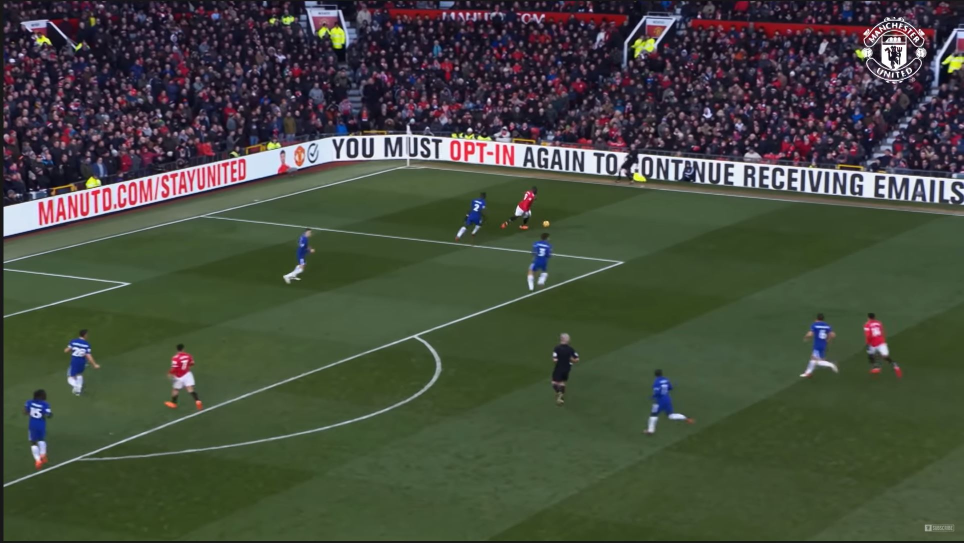
#> input picture images/Capture.JPG, 1927 x 1086 px (shown at 1/2 size)
$ python -i Line_Finding.py   (imports and definitions only)
#> lines starting #> are read from the running program, lines starting #| are printed output that depends on the picture; after the words box and inside, x2 and y2 are one past the last pixel; in counts of white or black regions, pixels touching at a corner belong together
import cv2
import math
import numpy as np
import statistics
import matplotlib.pyplot as plt

# [46 lines left out: functions trial, trial2, not called in this run]

def trial3(img1):
    #img1 = cv.imread('box.png',cv.IMREAD_GRAYSCALE)          # queryImage
    img2 = cv2.imread('images/field.jpg',cv2.IMREAD_GRAYSCALE) # trainImage
    # Initiate ORB detector
    orb = cv2.ORB_create()
    # find the keypoints and descriptors with ORB
    kp1, des1 = orb.detectAndCompute(img1,None)
    kp2, des2 = orb.detectAndCompute(img2,None)
    # create BFMatcher object
    bf = cv2.BFMatcher(cv2.NORM_HAMMING, crossCheck=True)
    # Match descriptors.
    matches = bf.match(des1,des2)
    # Sort them in the order of their distance.
    matches = sorted(matches, key = lambda x:x.distance)
    # Draw first 10 matches.
    img3 = cv2.drawMatches(img1,kp1,img2,kp2,matches[:10],None,flags=cv2.DrawMatchesFlags_NOT_DRAW_SINGLE_POINTS)
    plt.imshow(img3),plt.show()

def findLines(image):
    gray = cv2.cvtColor(image,cv2.COLOR_BGR2GRAY)
    edges = cv2.Canny(gray,50,200,apertureSize = 3)
    tempImage = image.copy()

    lines = cv2.HoughLines(edges,1,np.pi/180,150)
    for i in range(0, len(lines)):
        rho = lines[i][0][0]
        theta = lines[i][0][1]
        a = math.cos(theta)
        b = math.sin(theta)
        x0 = a * rho
        y0 = b * rho
        pt1 = (int(x0 + 1000*(-b)), int(y0 + 1000*(a)))
        pt2 = (int(x0 - 1000*(-b)), int(y0 - 1000*(a)))
        cv2.line(tempImage,pt1,pt2,(0,0,255),2)

    newLines = segment_by_angle_kmeans(lines)
    for i in range(0, len(newLines[0])):
        rho = newLines[0][i][0][0]
        theta = newLines[0][i][0][1]
        a = math.cos(theta)
        b = math.sin(theta)
        x0 = a * rho
        y0 = b * rho
        pt1 = (int(x0 + 1000*(-b)), int(y0 + 1000*(a)))
        pt2 = (int(x0 - 1000*(-b)), int(y0 - 1000*(a)))
        cv2.line(tempImage,pt1,pt2,(0,255,0),2)

    temp1 = [list(x[0]) for x in newLines[0]]
    temp2 = [list(x[0]) for x in newLines[1]]

    av1 = (statistics.median([x[0] for x in temp1]), statistics.median([x[1] for x in temp1]))
    av2 = (statistics.median([x[0] for x in temp2]), statistics.median([x[1] for x in temp2]))

    rho = av1[0]
    theta = av1[1]
    a = math.cos(theta)
    b = math.sin(theta)
    x0 = a * rho
    y0 = b * rho
    pt1 = (int(x0 + 1000*(-b)), int(y0 + 1000*(a)))
    pt2 = (int(x0 - 1000*(-b)), int(y0 - 1000*(a)))
    cv2.line(tempImage,pt1,pt2,(255,255,0),2)

    rho = av2[0]
    theta = av2[1]
    a = math.cos(theta)
    b = math.sin(theta)
    x0 = a * rho
    y0 = b * rho
    pt1 = (int(x0 + 1000*(-b)), int(y0 + 1000*(a)))
    pt2 = (int(x0 - 1000*(-b)), int(y0 - 1000*(a)))
    cv2.line(tempImage,pt1,pt2,(255,255,0),2)

    points1 = [intersection([av1], [[av2[0]+20,av2[1]]]),
        intersection([av1], [[av2[0]-20,av2[1]]]),
        intersection([av2], [[av1[0]+20,av1[1]]]),
        intersection([av2], [[av1[0]-20,av1[1]]])]
    points1 = order_points(np.asarray([(x[0][0], x[0][1]) for x in points1], dtype=np.float32))
    points2 = np.asarray([(512,364), (532, 384), (512, 404), (492, 384)], dtype=np.float32)

    print (points1)
    M = cv2.getPerspectiveTransform(points1, points2)
    image = findFinalLines(image, M)

    intersections = segmented_intersections(newLines)
    for i in intersections:
        cv2.circle(tempImage, (i[0][0],i[0][1]), radius=3, color=(255, 0, 0), thickness=3)

    cv2.imshow("Gray", tempImage)
    return (image)

def findFinalLines(img, M):
    image = img.copy()
    gray = cv2.cvtColor(image,cv2.COLOR_BGR2GRAY)
    edges = cv2.Canny(gray,50,200,apertureSize = 3)
    cv2.imshow("edges", edges)
    #lines = cv2.HoughLinesP(edges, 1, np.pi / 180, 100, None, 100, 50)
    lines = cv2.HoughLinesP(edges,1,np.pi/180,threshold = 100,minLineLength = 100,maxLineGap = 10)

    for line in lines:
        x1, y1, x2, y2 = line[0]
        cv2.line(image, (x1, y1), (x2, y2), (255, 0, 0), 3)
    cv2.imshow("FinalLines", image)

    image = cv2.warpPerspective(image, M, (1024, 768))
    thresh = cv2.inRange(image, (255,0,0), (255,0,0))
    thresh = cv2.bitwise_not(thresh)
    thresh = cv2.medianBlur(thresh, 7)
    cv2.imshow("FinalLines", thresh)
    trial3(thresh)
    return (image)


# [17 lines left out: function findCircles, not called in this run]

from collections import defaultdict
def segment_by_angle_kmeans(lines, k=2, **kwargs):
    """Groups lines based on angle with k-means.

    Uses k-means on the coordinates of the angle on the unit circle
    to segment `k` angles inside `lines`.
    """

    # Define criteria = (type, max_iter, epsilon)
    default_criteria_type = cv2.TERM_CRITERIA_EPS + cv2.TERM_CRITERIA_MAX_ITER
    criteria = kwargs.get('criteria', (default_criteria_type, 10, 1.0))
    flags = kwargs.get('flags', cv2.KMEANS_RANDOM_CENTERS)
    attempts = kwargs.get('attempts', 10)

    # returns angles in [0, pi] in radians
    angles = np.array([line[0][1] for line in lines])
    # multiply the angles by two and find coordinates of that angle
    pts = np.array([[np.cos(2*angle), np.sin(2*angle)]
                    for angle in angles], dtype=np.float32)

    # run kmeans on the coords
    labels, centers = cv2.kmeans(pts, k, None, criteria, attempts, flags)[1:]
    labels = labels.reshape(-1)  # transpose to row vec

    # segment lines based on their kmeans label
    segmented = defaultdict(list)
    for i, line in zip(range(len(lines)), lines):
        segmented[labels[i]].append(line)
    segmented = list(segmented.values())
    return segmented

def intersection(line1, line2):
    """Finds the intersection of two lines given in Hesse normal form.

    Returns closest integer pixel locations.
    See https://stackoverflow.com/a/383527/5087436
    """
    rho1, theta1 = line1[0]
    rho2, theta2 = line2[0]
    A = np.array([
        [np.cos(theta1), np.sin(theta1)],
        [np.cos(theta2), np.sin(theta2)]
    ])
    b = np.array([[rho1], [rho2]])
    x0, y0 = np.linalg.solve(A, b)
    x0, y0 = int(np.round(x0)), int(np.round(y0))
    return [[x0, y0]]


# [11 lines left out: function segmented_intersections, not called in this run]

def order_points(pts):
	rect = np.zeros((4, 2), dtype = "float32")
	s = pts.sum(axis = 1)
	rect[0] = pts[np.argmin(s)]
	rect[2] = pts[np.argmax(s)]
	diff = np.diff(pts, axis = 1)
	rect[1] = pts[np.argmin(diff)]
	rect[3] = pts[np.argmax(diff)]
	return rect

>>> import cv2
>>> picture = cv2.imread('images/Capture.JPG')
#> picture is the input picture: shape (1086, 1927, 3); mean B, G, R 61.9, 75, 69.6
>>> result = findLines(picture)
#> in findLines, `edges = cv2.Canny(gray,50,200,apertureSize = 3)`:
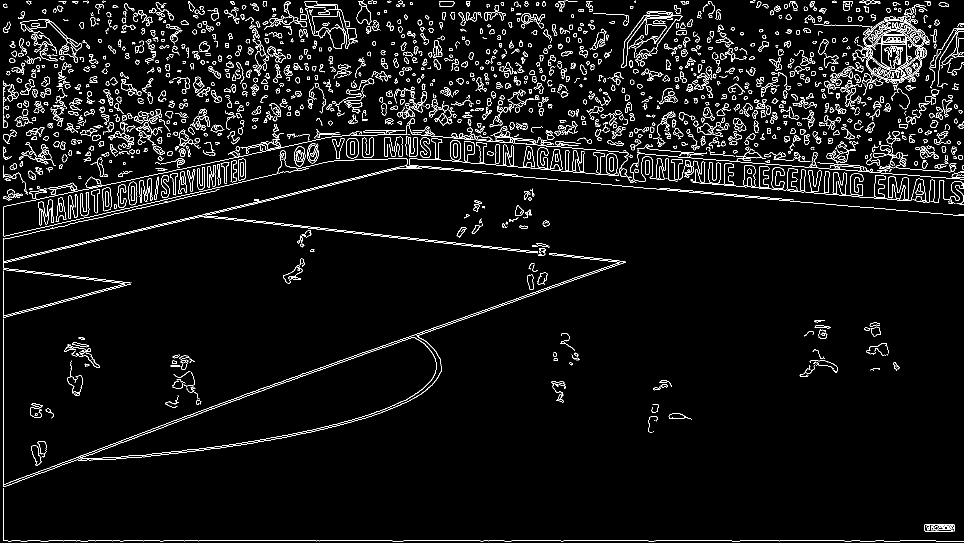
#> edges: shape (1086, 1927) (shown at 1/2 size); 4.7% white in thin lines or dots
#> in findLines, `lines = cv2.HoughLines(edges,1,np.pi/180,150)`: lines = 1857 rows, first 8: [1081, 1.57], [242, 1.66], [262, 1.66], [406, 1.36], [463, 1.34], [913, 1.22], [509, 1.34], [468, 1.34]
#> the loop in findLines, `for i in range(0, len(lines)):` made 1857 passes
#> (rho, theta, a, b, x0, y0, pt1, pt2) on passes 1 to 3: (1081, 1.57, -4.37e-08, 1, -4.73e-05, 1081, (-1000, 1080), (999, 1081)), (242, 1.66, -0.0872, 0.996, -21.09, 241.1, (-1017, 153), (975, 328)), (262, 1.66, -0.0872, 0.996, -22.83, 261, (-1019, 173), (973, 348))
#> after the loop in findLines, `for i in range(0, len(lines)):`:
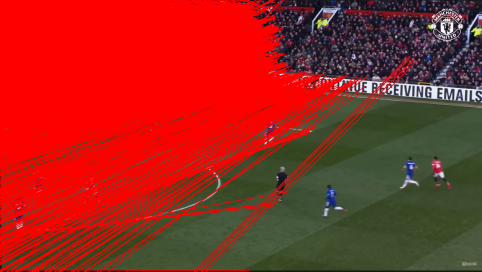
#> tempImage: shape (1086, 1927, 3) (shown at 1/4 size); mean B, G, R 30.4, 39.7, 153.8
#> in segment_by_angle_kmeans, `default_criteria_type = cv2.TERM_CRITERIA_EPS + cv2.TERM_CRITERIA_MAX_..`: default_criteria_type = 3
#> in segment_by_angle_kmeans, `criteria = kwargs.get('criteria', (default_criteria_type, 10, 1.0))`: criteria = (3, 10, 1)
#> in segment_by_angle_kmeans, `flags = kwargs.get('flags', cv2.KMEANS_RANDOM_CENTERS)`: flags = 0
#> in segment_by_angle_kmeans, `angles = np.array([line[0][1] for line in lines])`: angles = 1857 values, max 2.36 at index 1515, min 0 at index 8, mean 1.51
#> in segment_by_angle_kmeans, `pts = np.array([[np.cos(2*angle), np.sin(2*angle)] for angle in angles..`: pts = 1857 pairs, first value -1 to 1, second value -1 to 1
#> in segment_by_angle_kmeans, `labels, centers = cv2.kmeans(pts, k, None, criteria, attempts, flags)[..`: labels = 1857 values, max 1 at index 3, min 0 at index 0, mean 0.435; centers = [[-0.954, -0.186], [-0.831, 0.486]]
#> the loop in segment_by_angle_kmeans, `for i, line in zip(range(len(lines)), lines):` made 1857 passes
#> in findLines, `newLines = segment_by_angle_kmeans(lines)`: newLines = 2 items
#> the loop in findLines, `for i in range(0, len(newLines[0])):` made 1049 passes
#> in findLines, `cv2.line(tempImage,pt1,pt2,(255,255,0),2)`:
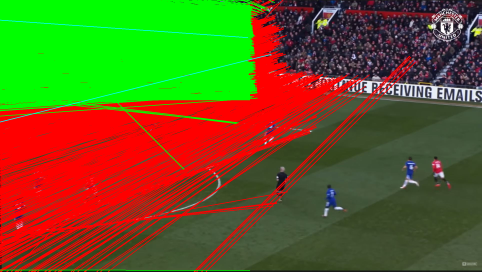
#> tempImage: shape (1086, 1927, 3) (shown at 1/4 size); mean B, G, R 31.2, 92.2, 101.3
#| [[1208.  166.]
#|  [1335.  155.]
#|  [1337.  175.]
#|  [1210.  186.]]
#> the loop in findFinalLines, `for line in lines:` made 114 passes
#> line on passes 1 to 8: [[176, 1081, 784, 1081]], [[1666, 389, 1814, 401]], [[330, 852, 682, 724]], [[1593, 403, 1924, 431]], [[137, 443, 575, 342]], [[7, 413, 668, 273]], [[599, 385, 718, 357]], [[393, 432, 668, 461]]
#> after the loop in findFinalLines, `for line in lines:`:
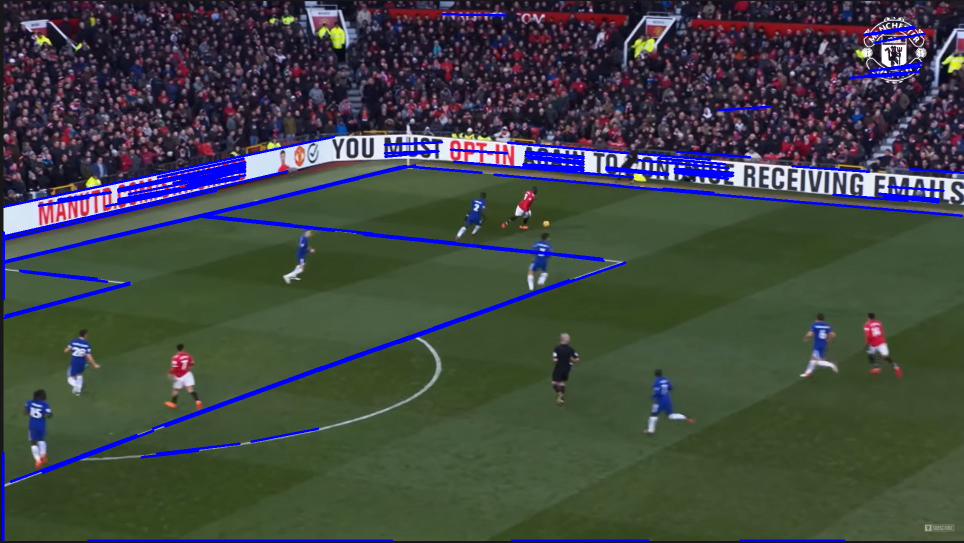
#> image: shape (1086, 1927, 3) (shown at 1/2 size); 3.91% of pixels changed, all inside (x1, y1, x2, y2) = (4, 26, 1927, 1084)
#> in findFinalLines, `image = cv2.warpPerspective(image, M, (1024, 768))`:
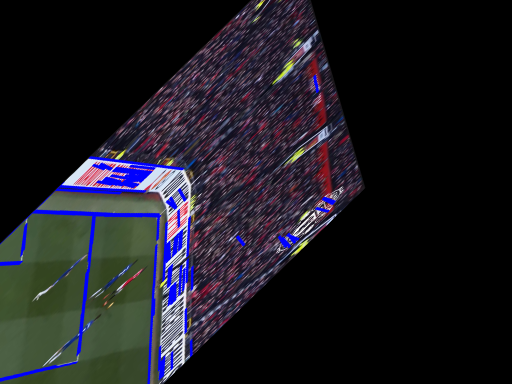
#> image: shape (768, 1024, 3) (shown at 1/2 size); mean B, G, R 34.1, 27.3, 28.7
#> in findFinalLines, `thresh = cv2.medianBlur(thresh, 7)`:
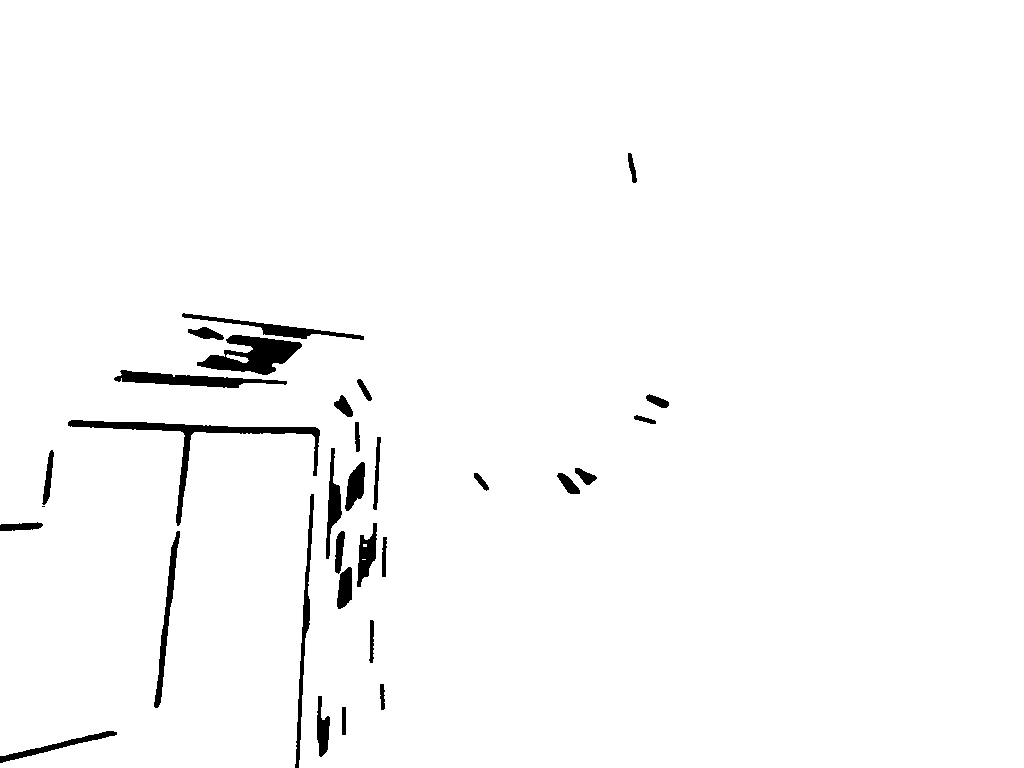
#> thresh: shape (768, 1024); 97.9% white; 31 black regions (1 under 20 px), largest, box (x1, y1, x2, y2) and area: (68, 420, 320, 526) 2440, (197, 335, 302, 375) 2204, (114, 370, 287, 388) 1435
#> (the run stopped early here; a loop or call above may not have finished)

$ run again, on images/center.jpg
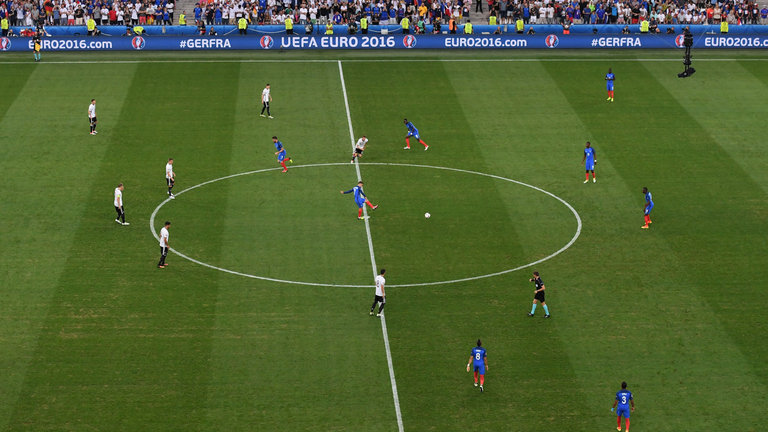
#> input picture images/center.jpg, 768 x 432 px
#> picture is the input picture: shape (432, 768, 3); mean B, G, R 50.1, 99.3, 79.5
#> in findLines, `edges = cv2.Canny(gray,50,200,apertureSize = 3)`:
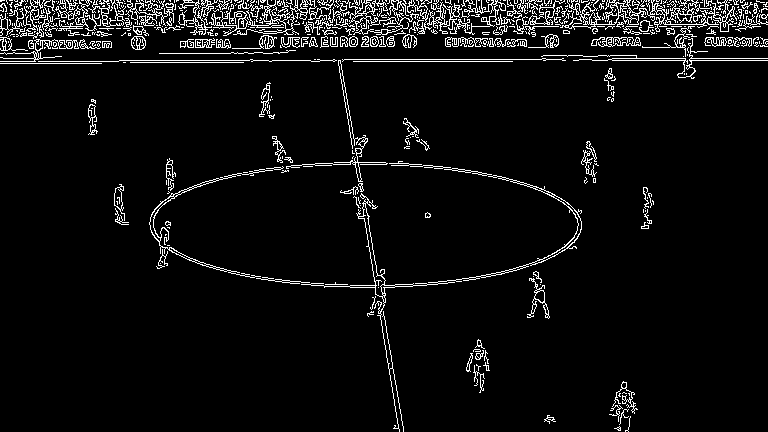
#> edges: shape (432, 768); 5.6% white in thin lines or dots
#> lines = 108 rows, first 8: [60, 1.57], [24, 1.57], [26, 1.57], [8, 1.57], [1, 1.59], [27, 1.55], [0, 1.61], [3, 1.57]
#> the loop in findLines, `for i in range(0, len(lines)):` made 108 passes
#> (rho, theta, a, b, x0, y0, pt1, pt2) on passes 1 to 7: (60, 1.57, -4.37e-08, 1, -2.62e-06, 60, (-1000, 59), (999, 60)), (24, 1.57, -4.37e-08, 1, -1.05e-06, 24, (-1000, 23), (999, 24)), (26, 1.57, -4.37e-08, 1, -1.14e-06, 26, (-1000, 25), (999, 26)), (8, 1.57, -4.37e-08, 1, -3.5e-07, 8, (-1000, 7), (999, 8)), (1, 1.59, -0.0175, 1, -0.0175, 1, (-999, -16), (999, 18)), (27, 1.55, 0.0175, 1, 0.471, 27, (-999, 44), (1000, 9)), (0, 1.61, -0.0349, 0.999, 0, 0, (-999, -34), (999, 34))
#> default_criteria_type = 3
#> criteria = (3, 10, 1)
#> flags = 0
#> angles = 108 values, max 2.98 at index 70, min 1.43 at index 97, mean 1.61
#> pts = 108 pairs, first value -1 to 0.951, second value -0.342 to 0.276
#> labels = 108 values, max 1 at index 70, min 0 at index 0, mean 0.0185; centers = [[-0.99, -0.0213], [0.945, -0.326]]
#> the loop in segment_by_angle_kmeans, `for i, line in zip(range(len(lines)), lines):` made 108 passes
#> newLines = 2 items
#> the loop in findLines, `for i in range(0, len(newLines[0])):` made 106 passes
#| [[330.   4.]
#|  [354.  24.]
#|  [337.  44.]
#|  [313.  23.]]
#> the loop in findFinalLines, `for line in lines:` made 65 passes
#> line on passes 1 to 8: [[119, 60, 343, 60]], [[487, 24, 767, 24]], [[481, 18, 649, 15]], [[198, 6, 766, 16]], [[0, 5, 554, 5]], [[7, 2, 767, 2]], [[0, 26, 109, 26]], [[0, 0, 744, 0]]
#> in findFinalLines, `thresh = cv2.medianBlur(thresh, 7)`:
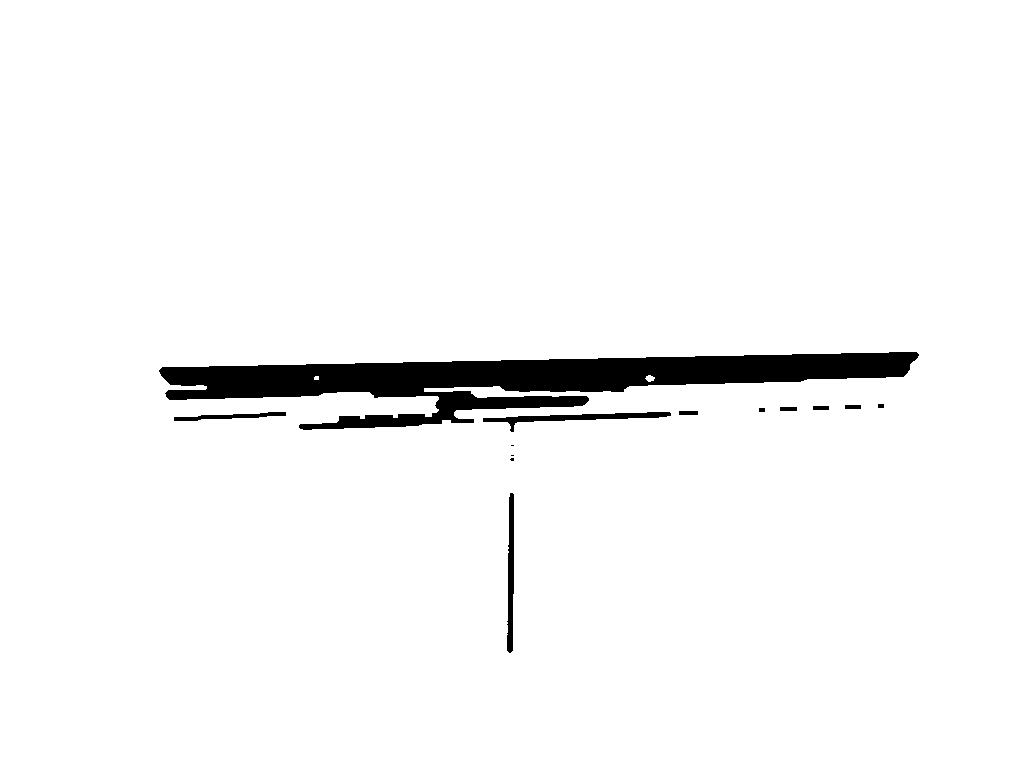
#> thresh: shape (768, 1024); 96.4% white; 13 black regions (3 under 20 px), largest, box (x1, y1, x2, y2) and area: (159, 352, 919, 430) 25318, (483, 412, 671, 432) 1026, (507, 493, 514, 653) 855
